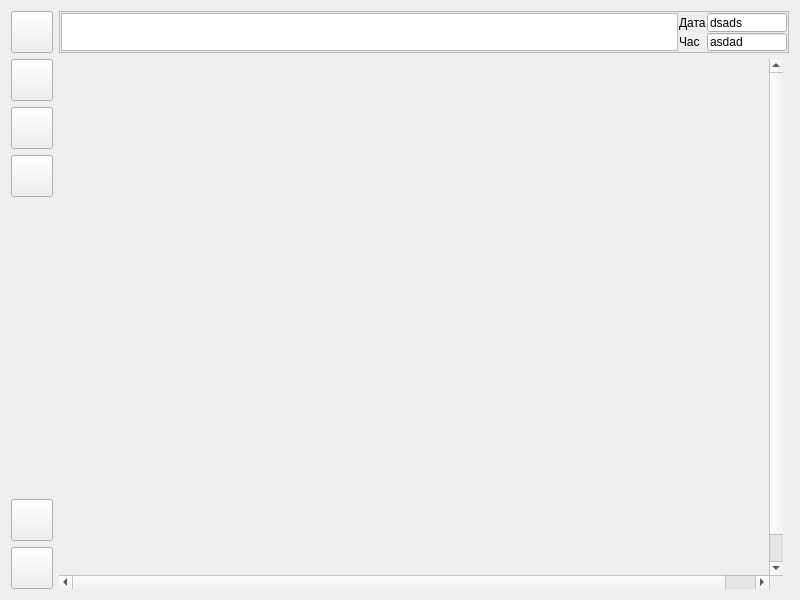
<?xml version="1.0" encoding="UTF-8"?>
<ui version="4.0">
 <class>Form</class>
 <widget class="QWidget" name="Form">
  <property name="geometry">
   <rect>
    <x>0</x>
    <y>0</y>
    <width>800</width>
    <height>600</height>
   </rect>
  </property>
  <property name="minimumSize">
   <size>
    <width>800</width>
    <height>600</height>
   </size>
  </property>
  <property name="maximumSize">
   <size>
    <width>2560</width>
    <height>2560</height>
   </size>
  </property>
  <property name="windowTitle">
   <string>Scada</string>
  </property>
  <property name="windowIcon">
   <iconset resource="../../../lib/picture.qrc">
    <normaloff>:/butons/pict/logo_32x32.png</normaloff>:/butons/pict/logo_32x32.png</iconset>
  </property>
  <layout class="QGridLayout">
   <item row="0" column="0">
    <widget class="QPushButton" name="bn_showAlert">
     <property name="minimumSize">
      <size>
       <width>42</width>
       <height>42</height>
      </size>
     </property>
     <property name="maximumSize">
      <size>
       <width>42</width>
       <height>42</height>
      </size>
     </property>
     <property name="icon">
      <iconset resource="../../../lib/picture.qrc">
       <normaloff>:/butons/pict/alarm_32x32.png</normaloff>:/butons/pict/alarm_32x32.png</iconset>
     </property>
     <property name="iconSize">
      <size>
       <width>32</width>
       <height>32</height>
      </size>
     </property>
    </widget>
   </item>
   <item row="1" column="0">
    <widget class="QPushButton" name="Trend">
     <property name="minimumSize">
      <size>
       <width>42</width>
       <height>42</height>
      </size>
     </property>
     <property name="maximumSize">
      <size>
       <width>42</width>
       <height>42</height>
      </size>
     </property>
     <property name="icon">
      <iconset resource="../../../lib/picture.qrc">
       <normaloff>:/butons/pict/thrend_32x32.png</normaloff>:/butons/pict/thrend_32x32.png</iconset>
     </property>
     <property name="iconSize">
      <size>
       <width>32</width>
       <height>32</height>
      </size>
     </property>
    </widget>
   </item>
   <item row="5" column="0">
    <widget class="QPushButton" name="About">
     <property name="minimumSize">
      <size>
       <width>42</width>
       <height>42</height>
      </size>
     </property>
     <property name="maximumSize">
      <size>
       <width>42</width>
       <height>42</height>
      </size>
     </property>
     <property name="icon">
      <iconset resource="../../../lib/picture.qrc">
       <normaloff>:/butons/pict/logo_32x32.png</normaloff>:/butons/pict/logo_32x32.png</iconset>
     </property>
     <property name="iconSize">
      <size>
       <width>32</width>
       <height>32</height>
      </size>
     </property>
    </widget>
   </item>
   <item row="6" column="0">
    <widget class="QPushButton" name="Exit">
     <property name="minimumSize">
      <size>
       <width>42</width>
       <height>42</height>
      </size>
     </property>
     <property name="maximumSize">
      <size>
       <width>42</width>
       <height>42</height>
      </size>
     </property>
     <property name="text">
      <string/>
     </property>
     <property name="icon">
      <iconset resource="../../../lib/picture.qrc">
       <normaloff>:/butons/pict/exit_32x32.png</normaloff>:/butons/pict/exit_32x32.png</iconset>
     </property>
     <property name="iconSize">
      <size>
       <width>32</width>
       <height>32</height>
      </size>
     </property>
    </widget>
   </item>
   <item row="4" column="0">
    <spacer>
     <property name="orientation">
      <enum>Qt::Vertical</enum>
     </property>
     <property name="sizeHint" stdset="0">
      <size>
       <width>20</width>
       <height>40</height>
      </size>
     </property>
    </spacer>
   </item>
   <item row="0" column="1" colspan="2">
    <widget class="QFrame" name="frame">
     <property name="minimumSize">
      <size>
       <width>42</width>
       <height>42</height>
      </size>
     </property>
     <property name="maximumSize">
      <size>
       <width>16777215</width>
       <height>42</height>
      </size>
     </property>
     <property name="frameShape">
      <enum>QFrame::StyledPanel</enum>
     </property>
     <property name="frameShadow">
      <enum>QFrame::Raised</enum>
     </property>
     <layout class="QGridLayout">
      <property name="sizeConstraint">
       <enum>QLayout::SetDefaultConstraint</enum>
      </property>
      <property name="margin">
       <number>1</number>
      </property>
      <property name="spacing">
       <number>1</number>
      </property>
      <item row="0" column="0" rowspan="2">
       <widget class="QTextEdit" name="AlertBrowser"/>
      </item>
      <item row="0" column="2">
       <widget class="QLineEdit" name="lineEDate">
        <property name="maximumSize">
         <size>
          <width>80</width>
          <height>16777215</height>
         </size>
        </property>
        <property name="text">
         <string>dsads</string>
        </property>
       </widget>
      </item>
      <item row="1" column="2">
       <widget class="QLineEdit" name="lineETime">
        <property name="sizePolicy">
         <sizepolicy hsizetype="Expanding" vsizetype="Fixed">
          <horstretch>0</horstretch>
          <verstretch>0</verstretch>
         </sizepolicy>
        </property>
        <property name="minimumSize">
         <size>
          <width>0</width>
          <height>0</height>
         </size>
        </property>
        <property name="maximumSize">
         <size>
          <width>80</width>
          <height>30</height>
         </size>
        </property>
        <property name="text">
         <string>asdad</string>
        </property>
       </widget>
      </item>
      <item row="0" column="1">
       <widget class="QLabel" name="label">
        <property name="text">
         <string>Дата</string>
        </property>
       </widget>
      </item>
      <item row="1" column="1">
       <widget class="QLabel" name="label_2">
        <property name="text">
         <string>Час</string>
        </property>
       </widget>
      </item>
     </layout>
    </widget>
   </item>
   <item row="2" column="0">
    <widget class="QPushButton" name="bnParm">
     <property name="sizePolicy">
      <sizepolicy hsizetype="Minimum" vsizetype="Fixed">
       <horstretch>0</horstretch>
       <verstretch>0</verstretch>
      </sizepolicy>
     </property>
     <property name="minimumSize">
      <size>
       <width>42</width>
       <height>42</height>
      </size>
     </property>
     <property name="maximumSize">
      <size>
       <width>42</width>
       <height>42</height>
      </size>
     </property>
     <property name="text">
      <string/>
     </property>
     <property name="icon">
      <iconset resource="../../../lib/picture.qrc">
       <normaloff>:/butons/pict/setup_32x32.png</normaloff>:/butons/pict/setup_32x32.png</iconset>
     </property>
     <property name="iconSize">
      <size>
       <width>32</width>
       <height>32</height>
      </size>
     </property>
    </widget>
   </item>
   <item row="1" column="1" rowspan="6">
    <widget class="QScrollArea" name="scrollArea">
     <property name="frameShape">
      <enum>QFrame::NoFrame</enum>
     </property>
     <property name="widgetResizable">
      <bool>false</bool>
     </property>
     <property name="alignment">
      <set>Qt::AlignLeading|Qt::AlignLeft|Qt::AlignTop</set>
     </property>
     <widget class="QWidget" name="scrollAreaWidgetContents">
      <property name="geometry">
       <rect>
        <x>0</x>
        <y>0</y>
        <width>742</width>
        <height>546</height>
       </rect>
      </property>
     </widget>
    </widget>
   </item>
   <item row="3" column="0">
    <widget class="QPushButton" name="TrCtrl">
     <property name="sizePolicy">
      <sizepolicy hsizetype="Minimum" vsizetype="Fixed">
       <horstretch>0</horstretch>
       <verstretch>0</verstretch>
      </sizepolicy>
     </property>
     <property name="minimumSize">
      <size>
       <width>42</width>
       <height>42</height>
      </size>
     </property>
     <property name="maximumSize">
      <size>
       <width>42</width>
       <height>42</height>
      </size>
     </property>
     <property name="text">
      <string/>
     </property>
     <property name="icon">
      <iconset resource="mnemo/mnemo.qrc">
       <normaloff>:/butons/trctrl.png</normaloff>:/butons/trctrl.png</iconset>
     </property>
     <property name="iconSize">
      <size>
       <width>32</width>
       <height>32</height>
      </size>
     </property>
    </widget>
   </item>
  </layout>
 </widget>
 <resources>
  <include location="../../../lib/picture.qrc"/>
  <include location="mnemo/mnemo.qrc"/>
 </resources>
 <connections/>
</ui>
